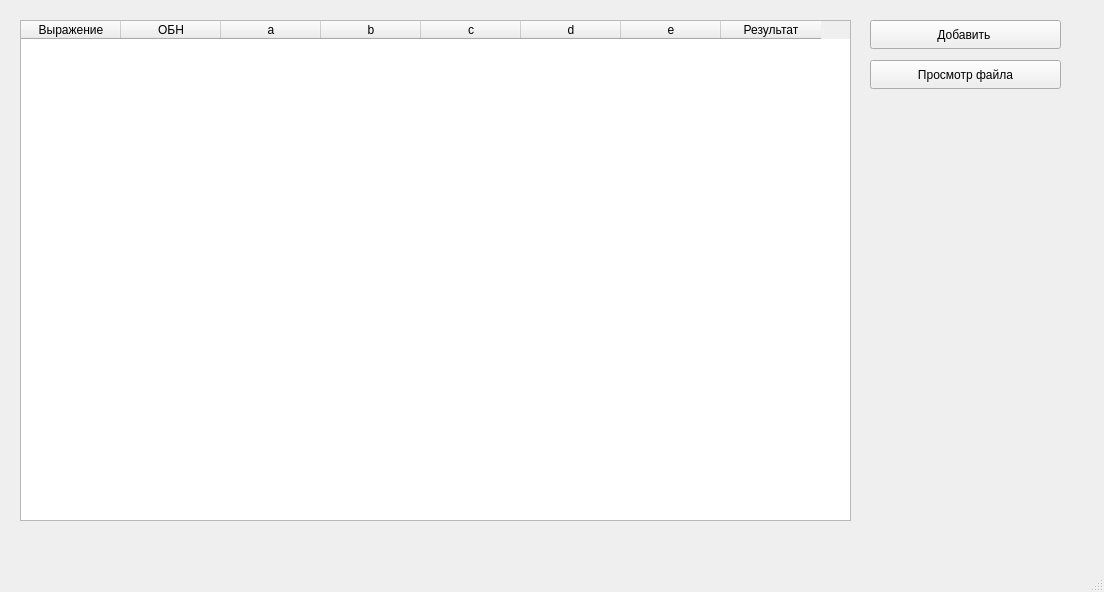
<?xml version="1.0" encoding="UTF-8"?>
<ui version="4.0">
 <class>MainWindow</class>
 <widget class="QMainWindow" name="MainWindow">
  <property name="geometry">
   <rect>
    <x>0</x>
    <y>0</y>
    <width>1104</width>
    <height>592</height>
   </rect>
  </property>
  <property name="windowTitle">
   <string>MainWindow</string>
  </property>
  <widget class="QWidget" name="centralwidget">
   <widget class="QPushButton" name="pushButton">
    <property name="geometry">
     <rect>
      <x>870</x>
      <y>20</y>
      <width>191</width>
      <height>29</height>
     </rect>
    </property>
    <property name="text">
     <string>Добавить </string>
    </property>
   </widget>
   <widget class="QTableWidget" name="tableWidget">
    <property name="geometry">
     <rect>
      <x>20</x>
      <y>20</y>
      <width>831</width>
      <height>501</height>
     </rect>
    </property>
    <property name="horizontalScrollBarPolicy">
     <enum>Qt::ScrollBarAlwaysOff</enum>
    </property>
    <property name="editTriggers">
     <set>QAbstractItemView::NoEditTriggers</set>
    </property>
    <property name="selectionMode">
     <enum>QAbstractItemView::NoSelection</enum>
    </property>
    <attribute name="verticalHeaderStretchLastSection">
     <bool>false</bool>
    </attribute>
    <column>
     <property name="text">
      <string>Выражение</string>
     </property>
    </column>
    <column>
     <property name="text">
      <string>ОБН</string>
     </property>
    </column>
    <column>
     <property name="text">
      <string>a</string>
     </property>
    </column>
    <column>
     <property name="text">
      <string>b</string>
     </property>
    </column>
    <column>
     <property name="text">
      <string>c</string>
     </property>
    </column>
    <column>
     <property name="text">
      <string>d</string>
     </property>
    </column>
    <column>
     <property name="text">
      <string>e</string>
     </property>
    </column>
    <column>
     <property name="text">
      <string>Результат</string>
     </property>
    </column>
   </widget>
   <widget class="QPushButton" name="pushButton_2">
    <property name="geometry">
     <rect>
      <x>870</x>
      <y>60</y>
      <width>191</width>
      <height>29</height>
     </rect>
    </property>
    <property name="text">
     <string>Просмотр файла</string>
    </property>
   </widget>
  </widget>
  <widget class="QMenuBar" name="menubar">
   <property name="geometry">
    <rect>
     <x>0</x>
     <y>0</y>
     <width>1104</width>
     <height>26</height>
    </rect>
   </property>
  </widget>
  <widget class="QStatusBar" name="statusbar"/>
 </widget>
 <resources/>
 <connections/>
</ui>
